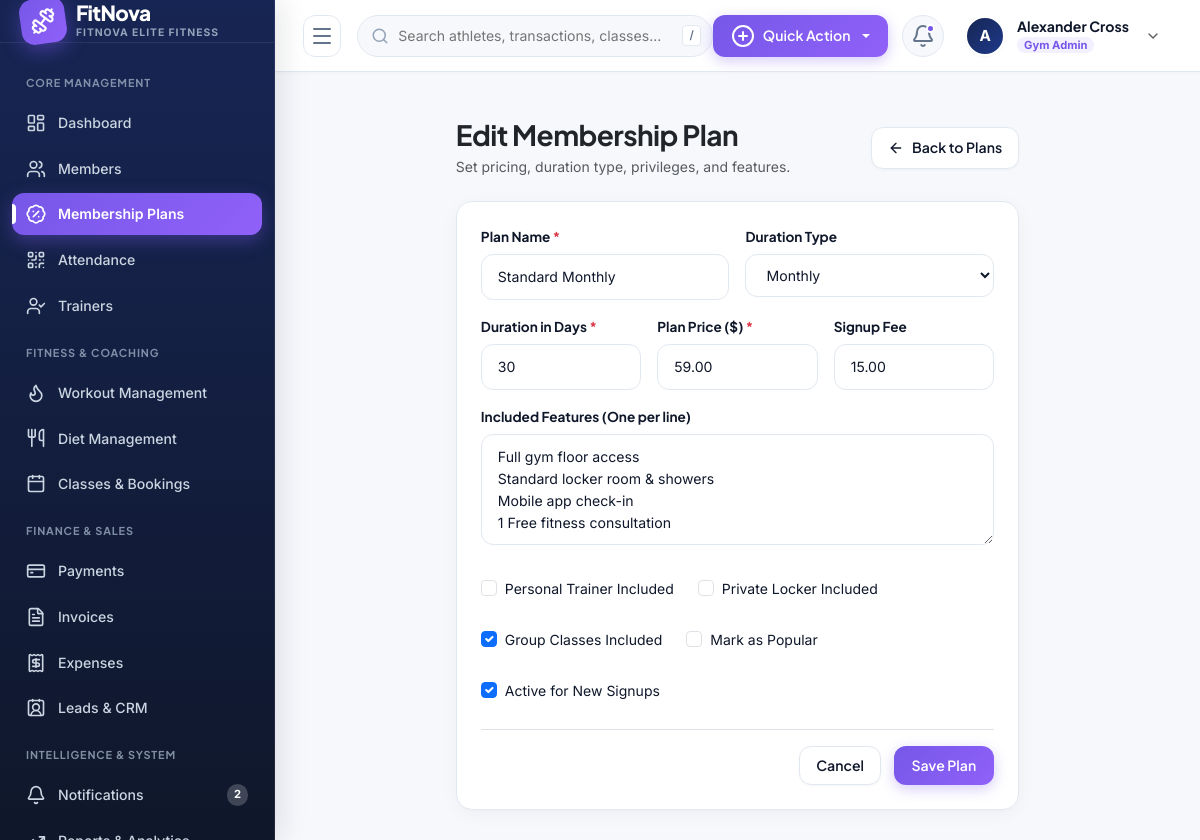
The page /memberships/plans/1/edit/ (signed in) on the database its author committed.
### apps/accounts/models.py (models this page shows, shortened)
class GymOrganization(models.Model):
    name = models.CharField(max_length=200)
    slug = models.SlugField(max_length=220, unique=True)
    logo = models.ImageField(upload_to='organizations/logos/', null=True, blank=True)
    email = models.EmailField()
    phone = models.CharField(max_length=20)
    website = models.URLField(blank=True, default='')
    tax_id = models.CharField(max_length=50, blank=True, default='', verbose_name='Tax/GST ID')
    currency = models.CharField(max_length=10, default='$')
    is_active = models.BooleanField(default=True)
    created_at = models.DateTimeField(auto_now_add=True)
    updated_at = models.DateTimeField(auto_now=True)
    class Meta:
        verbose_name = 'Gym Organization'
        verbose_name_plural = 'Gym Organizations'
        ordering = ['name']

class User(AbstractUser):
    class Role(models.TextChoices):
        SUPER_ADMIN = 'SUPER_ADMIN', _('Super Admin')
        GYM_ADMIN = 'GYM_ADMIN', _('Gym Admin')
        STAFF = 'STAFF', _('Receptionist / Staff')
        TRAINER = 'TRAINER', _('Trainer')
        MEMBER = 'MEMBER', _('Gym Member')
    class Gender(models.TextChoices):
        MALE = 'MALE', _('Male')
        FEMALE = 'FEMALE', _('Female')
        OTHER = 'OTHER', _('Other')
    role = models.CharField(
        max_length=20,
        choices=Role.choices,
        default=Role.MEMBER,
        db_index=True
    )
    organization = models.ForeignKey(
        GymOrganization,
        on_delete=models.CASCADE,
        null=True,
        blank=True,
        related_name='users'
    )
    branch = models.ForeignKey(
        GymBranch,
        on_delete=models.SET_NULL,
        null=True,
        blank=True,
        related_name='branch_users'
    )
    phone = models.CharField(max_length=20, blank=True, default='')
    profile_picture = models.ImageField(upload_to='profiles/', null=True, blank=True)
    gender = models.CharField(max_length=10, choices=Gender.choices, default=Gender.MALE)
    date_of_birth = models.DateField(null=True, blank=True)
    address = models.TextField(blank=True, default='')
    is_verified = models.BooleanField(default=True)
    class Meta:
        ordering = ['-date_joined']
        indexes = [
            models.Index(fields=['organization', 'role']),
            models.Index(fields=['email']),
        ]
    @property
    def is_super_admin(self):
        return self.role == self.Role.SUPER_ADMIN or self.is_superuser
    @property
    def is_member(self):
        return self.role == self.Role.MEMBER

### apps/memberships/models.py (models this page shows, shortened)
class MembershipPlan(models.Model):
    class DurationType(models.TextChoices):
        MONTHLY = 'MONTHLY', 'Monthly (30 Days)'
        QUARTERLY = 'QUARTERLY', 'Quarterly (90 Days)'
        HALF_YEARLY = 'HALF_YEARLY', 'Half Yearly (180 Days)'
        YEARLY = 'YEARLY', 'Yearly (365 Days)'
        CUSTOM = 'CUSTOM', 'Custom Duration'
    organization = models.ForeignKey(
        GymOrganization,
        on_delete=models.CASCADE,
        related_name='plans'
    )
    name = models.CharField(max_length=150)
    slug = models.SlugField(max_length=180)
    duration_type = models.CharField(
        max_length=20,
        choices=DurationType.choices,
        default=DurationType.MONTHLY
    )
    duration_days = models.PositiveIntegerField(default=30)
    price = models.DecimalField(max_digits=10, decimal_places=2)
    signup_fee = models.DecimalField(max_digits=10, decimal_places=2, default=0.00)
    features = models.TextField(help_text="Separate features by new line", default="Access to gym equipment\nLocker facility\nGeneral trainer support")
    has_trainer_included = models.BooleanField(default=False)
    has_locker_included = models.BooleanField(default=False)
    has_classes_included = models.BooleanField(default=True)
    is_popular = models.BooleanField(default=False)
    is_active = models.BooleanField(default=True)
    created_at = models.DateTimeField(auto_now_add=True)
    class Meta:
        ordering = ['price']
        unique_together = ('organization', 'slug')
        verbose_name = 'Membership Plan'
        verbose_name_plural = 'Membership Plans'

### apps/memberships/views.py (the view, shortened to what this page needs)
# urls.py: path('plans/<int:pk>/edit/', views.plan_edit, name='plan_edit'),
@login_required
@staff_or_admin
def plan_edit(request, pk):
    plans = MembershipService.get_scoped_plans(request.user)
    plan = get_object_or_404(plans, pk=pk)
    return render(request, 'memberships/plan_form.html', {'plan': plan, 'is_edit': True})

### templates/memberships/plan_form.html (shortened to what this page needs)
{% extends 'base.html' %}
{% block content %}
<div class="row justify-content-center">
  <div class="col-lg-8">
    <div class="d-flex align-items-center justify-content-between mb-4">
      <div>
        <h3 class="fw-bold text-dark mb-1">{% if is_edit %}Edit Membership Plan{% else %}Create Membership Plan{% endif %}</h3>
        <p class="text-muted small mb-0">Set pricing, duration type, privileges, and features.</p>
      </div>
      <a href="{% url 'memberships:plan_list' %}" class="btn btn-fn-outline">
        <i data-lucide="arrow-left" style="width: 16px;"></i>
        <span>Back to Plans</span>
      </a>
    </div>
    <div class="fn-card">
      <form method="POST">
        <div class="row g-3">
          <div class="col-md-6">
            <label class="fn-form-label">Plan Name <span class="text-danger">*</span></label>
            <input type="text" name="name" class="fn-input" value="{{ plan.name }}" required placeholder="e.g. Pro Quarterly Fitness">
          </div>
          <div class="col-md-6">
            <label class="fn-form-label">Duration Type</label>
            <select name="duration_type" class="fn-select" id="planDurationSelect" onchange="autoFillDays(this.value)">
              <option value="MONTHLY" {% if plan.duration_type == 'MONTHLY' %}selected{% endif %}>Monthly</option>
            </select>
          </div>
          <div class="col-md-4">
            <label class="fn-form-label">Duration in Days <span class="text-danger">*</span></label>
            <input type="number" name="duration_days" id="planDurationDays" class="fn-input" value="{{ plan.duration_days|default:30 }}" required>
          </div>
          <div class="col-md-4">
            <label class="fn-form-label">Plan Price ({{ current_org.currency|default:'$' }}) <span class="text-danger">*</span></label>
            <input type="number" step="0.01" name="price" class="fn-input" value="{{ plan.price }}" required placeholder="99.00">
          </div>
          <div class="col-md-4">
            <label class="fn-form-label">Signup Fee</label>
            <input type="number" step="0.01" name="signup_fee" class="fn-input" value="{{ plan.signup_fee|default:'0.00' }}">
          </div>
          <div class="col-12">
            <label class="fn-form-label">Included Features (One per line)</label>
            <textarea name="features" class="fn-textarea" rows="4" placeholder="Access to all gym facilities&#10;Locker & shower access&#10;Free guest pass every month">{{ plan.features }}</textarea>
          </div>
          <div class="col-12">
            <div class="d-flex flex-wrap gap-4 pt-2">
              <div class="form-check">
                <input class="form-check-input" type="checkbox" name="has_trainer_included" id="featTrainer" {% if plan.has_trainer_included %}checked{% endif %}>
                <label class="form-check-label small" for="featTrainer">Personal Trainer Included</label>
              </div>
              <div class="form-check">
                <input class="form-check-input" type="checkbox" name="has_locker_included" id="featLocker" {% if plan.has_locker_included %}checked{% endif %}>
                <label class="form-check-label small" for="featLocker">Private Locker Included</label>
              </div>
              <div class="form-check">
                <input class="form-check-input" type="checkbox" name="has_classes_included" id="featClasses" {% if plan.has_classes_included or not plan %}checked{% endif %}>
                <label class="form-check-label small" for="featClasses">Group Classes Included</label>
              </div>
              <div class="form-check">
                <input class="form-check-input" type="checkbox" name="is_popular" id="featPopular" {% if plan.is_popular %}checked{% endif %}>
                <label class="form-check-label small" for="featPopular">Mark as Popular</label>
              </div>
              {% if is_edit %}
              <div class="form-check">
                <input class="form-check-input" type="checkbox" name="is_active" id="planActive" {% if plan.is_active %}checked{% endif %}>
                <label class="form-check-label small" for="planActive">Active for New Signups</label>
              </div>
              {% endif %}
            </div>
          </div>
        </div>
        <div class="mt-4 pt-3 border-top text-end">
          <a href="{% url 'memberships:plan_list' %}" class="btn btn-fn-outline me-2">Cancel</a>
          <button type="submit" class="btn btn-fn-accent">Save Plan</button>
        </div>
      </form>
    </div>
  </div>
</div>
{% endblock %}

### templates/base.html (shortened to what this page needs)
{% load static %}
<!DOCTYPE html>
<html lang="en">
<head>
  <link href="https://cdn.jsdelivr.net/npm/bootstrap@5.3.3/dist/css/bootstrap.min.css" rel="stylesheet">
  <link rel="stylesheet" href="{% static 'css/fitnova.css' %}">
</head>
<body>
<div class="fn-app-wrapper">
  <aside class="fn-sidebar">
    <a href="{% url 'dashboard:index' %}" class="fn-sidebar-brand">
      <div class="fn-brand-logo-icon">
        <i data-lucide="dumbbell"></i>
      </div>
      <div class="fn-brand-text">
        <span class="fn-brand-title">FitNova</span>
        <span class="fn-brand-badge">{{ current_org.name|default:"GYM SAAS" }}</span>
      </div>
    </a>
    <div class="fn-sidebar-nav">
      <div class="fn-nav-header-title">Core Management</div>
      <a href="{% url 'dashboard:index' %}" class="fn-nav-link {% if request.resolver_match.app_name == 'dashboard' and request.resolver_match.url_name == 'index' %}active{% endif %}">
        <i data-lucide="layout-dashboard"></i>
        <span class="fn-nav-text">Dashboard</span>
      </a>
      {% if not user.is_member %}
      <a href="{% url 'members:member_list' %}" class="fn-nav-link {% if request.resolver_match.app_name == 'members' %}active{% endif %}">
        <i data-lucide="users"></i>
        <span class="fn-nav-text">Members</span>
      </a>
      {% endif %}
      {% if not user.is_member %}
      <a href="{% url 'memberships:plan_list' %}" class="fn-nav-link {% if request.resolver_match.app_name == 'memberships' %}active{% endif %}">
        <i data-lucide="badge-percent"></i>
        <span class="fn-nav-text">Membership Plans</span>
      </a>
      {% endif %}
      <a href="{% url 'attendance:attendance_list' %}" class="fn-nav-link {% if request.resolver_match.app_name == 'attendance' %}active{% endif %}">
        <i data-lucide="qr-code"></i>
        <span class="fn-nav-text">Attendance</span>
      </a>
      {% if not user.is_member %}
      <a href="{% url 'trainers:trainer_list' %}" class="fn-nav-link {% if request.resolver_match.app_name == 'trainers' %}active{% endif %}">
        <i data-lucide="user-check"></i>
        <span class="fn-nav-text">Trainers</span>
      </a>
      {% endif %}
      <div class="fn-nav-header-title">Fitness & Coaching</div>
      <a href="{% url 'fitness:workout_list' %}" class="fn-nav-link {% if request.resolver_match.app_name == 'fitness' and 'workout' in request.path %}active{% endif %}">
        <i data-lucide="flame"></i>
        <span class="fn-nav-text">Workout Management</span>
      </a>
      <a href="{% url 'fitness:diet_list' %}" class="fn-nav-link {% if request.resolver_match.app_name == 'fitness' and 'diet' in request.path %}active{% endif %}">
        <i data-lucide="utensils"></i>
        <span class="fn-nav-text">Diet Management</span>
      </a>
      <a href="{% url 'classes:class_list' %}" class="fn-nav-link {% if request.resolver_match.app_name == 'classes' %}active{% endif %}">
        <i data-lucide="calendar"></i>
        <span class="fn-nav-text">Classes & Bookings</span>
      </a>
      {% if not user.is_member %}
      <div class="fn-nav-header-title">Finance & Sales</div>
      <a href="{% url 'payments:payment_list' %}" class="fn-nav-link {% if request.resolver_match.app_name == 'payments' and request.resolver_match.url_name == 'payment_list' %}active{% endif %}">
        <i data-lucide="credit-card"></i>
        <span class="fn-nav-text">Payments</span>
      </a>
      <a href="{% url 'payments:invoice_list' %}" class="fn-nav-link {% if request.resolver_match.app_name == 'payments' and 'invoice' in request.path %}active{% endif %}">
        <i data-lucide="file-text"></i>
        <span class="fn-nav-text">Invoices</span>
      </a>
      <a href="{% url 'payments:expense_list' %}" class="fn-nav-link {% if request.resolver_match.app_name == 'payments' and 'expense' in request.path %}active{% endif %}">
        <i data-lucide="receipt"></i>
        <span class="fn-nav-text">Expenses</span>
      </a>
      <a href="{% url 'crm:lead_list' %}" class="fn-nav-link {% if request.resolver_match.app_name == 'crm' %}active{% endif %}">
        <i data-lucide="contact-round"></i>
        <span class="fn-nav-text">Leads & CRM</span>
      </a>
      {% endif %}
      <div class="fn-nav-header-title">Intelligence & System</div>
      <a href="{% url 'notifications:list' %}" class="fn-nav-link {% if request.resolver_match.app_name == 'notifications' %}active{% endif %}">
        <i data-lucide="bell"></i>
        <span class="fn-nav-text">Notifications</span>
        {% if unread_notifications_count > 0 %}
        <span class="fn-nav-badge">{{ unread_notifications_count }}</span>
        {% endif %}
      </a>
      {% if not user.is_member %}
      <a href="{% url 'dashboard:reports' %}" class="fn-nav-link {% if request.resolver_match.url_name == 'reports' %}active{% endif %}">
        <i data-lucide="trending-up"></i>
        <span class="fn-nav-text">Reports & Analytics</span>
      </a>
      {% endif %}
    </div>
  </aside>
  <main class="fn-main-content">
    <header class="fn-topbar">
      <div class="fn-topbar-left">
        <button type="button" class="fn-sidebar-toggle-btn" id="fnSidebarToggle" title="Toggle Navigation">
          <i data-lucide="menu"></i>
        </button>
        <form action="{% url 'dashboard:search' %}" method="GET" class="fn-global-search">
          <input type="text" name="q" id="fnGlobalSearchInput" placeholder="Search athletes, transactions, classes..." value="{{ request.GET.q }}">
          <span class="fn-search-badge">/</span>
        </form>
      </div>
      <div class="fn-topbar-right">
        {% if not user.is_member %}
        <div class="dropdown">
          <button class="btn-fn-accent dropdown-toggle" type="button" data-bs-toggle="dropdown" aria-expanded="false">
            <i data-lucide="plus-circle"></i>
            <span>Quick Action</span>
          </button>
        </div>
        {% endif %}
        <div class="dropdown">
          <a href="#" class="fn-icon-btn {% if unread_notifications_count > 0 %}has-unread{% endif %}" data-bs-toggle="dropdown" aria-expanded="false" title="Notification Center">
            <i data-lucide="bell"></i>
            {% if unread_notifications_count > 0 %}
            <span class="fn-badge-dot"></span>
            {% endif %}
          </a>
        </div>
        <div class="dropdown">
          <div class="fn-user-dropdown" data-bs-toggle="dropdown" aria-expanded="false">
            <div class="fn-avatar">
              {% if user.profile_picture %}
              <img src="{{ user.profile_picture.url }}" alt="{{ user.first_name }}">
              {% else %}
              {{ user.first_name|default:user.username|make_list|first|upper }}
              {% endif %}
            </div>
            <div class="fn-user-meta d-none d-md-flex">
              <span class="fn-user-name">{{ user.get_full_name|default:user.username }}</span>
              <span class="fn-user-role-badge">{{ user.get_role_display }}</span>
            </div>
            <i data-lucide="chevron-down" class="text-muted ms-1" style="width: 16px;"></i>
          </div>
        </div>
      </div>
    </header>
    <div class="container-fluid px-4 pt-3">
    </div>
    <div class="fn-page-container fn-animate-in">
      {% block content %}{% endblock %}
    </div>
  </main>
</div>
</body>
</html>

### rows shown on the page
GymOrganization: name "FITNOVA ELITE FITNESS", currency "$"
User: first_name|make_list "A", get_full_name "Alexander Cross", role "Gym Admin"
MembershipPlan: name "Standard Monthly", duration_type "Monthly", duration_days "30", price "59.00", signup_fee "15.00", features "Full gym floor access Standard locker room & showers Mobile app check-in 1 Free fitness consultation", has_classes_included "☑", is_active "☑"

### other values the page prints
{{ unread_notifications_count }} "2"
